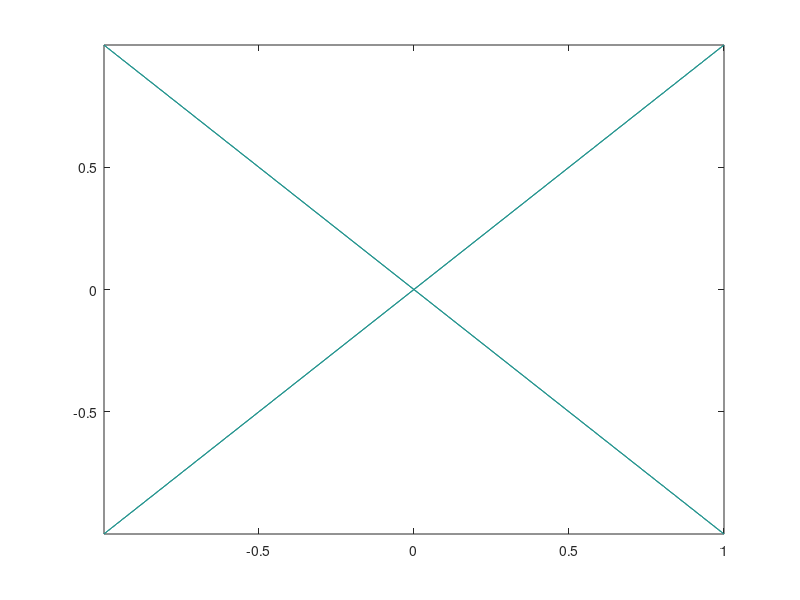

This figure's MATLAB source:
theta = linspace(0,2*pi);
x = cos(theta)';   % 100 points on the unit ball
y = sin(theta)';

xy = [x, y]

spy(xy)

f = xy*xy';
[C,H] = contour(x,y,f,1)